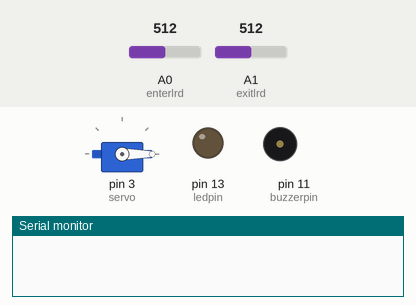
Simulated run of this sketch. Board: Arduino Uno, built with avr-gcc and run on an emulated ATmega328P. Shown: servo, output pins drawn as LEDs (lit = HIGH), buzzer (waves = sounding), the last lines printed to the serial monitor. The inputs (shaded band) are chosen by the test bench; at power-on: A0 (enterlrd) = 512, A1 (exitlrd) = 512.

Above: at 1.3 s.
1.4 s: A0 (enterlrd) set to 22
2.9 s: A0 (enterlrd) set to 17
At 5.3 s:
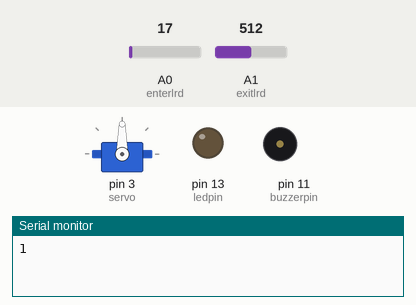
5.9 s: A0 (enterlrd) set to 122
At 6.5 s:
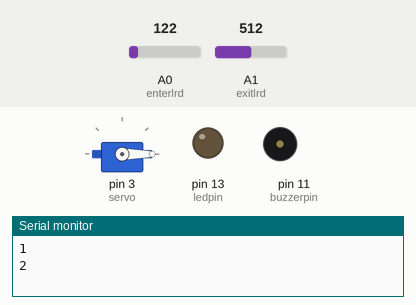
7.4 s: A0 (enterlrd) set to 10
At 8.3 s:
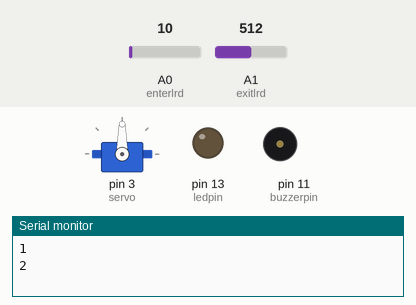
10.4 s: A1 (exitlrd) set to 11
13.4 s: A1 (exitlrd) set to 8
At 14.3 s:
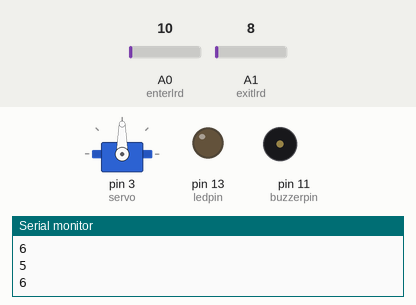
Timing chart, 0 to 17.4 s (numbered marks = the images above; inputs shaded):
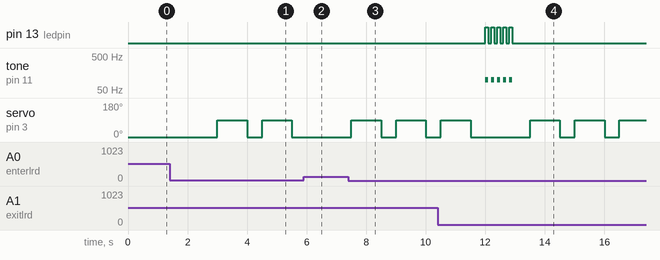

Measured:
- the behaviour switches between 20 and 19 on A0 (enterlrd) (found by bisection; images 0 and 1)
- the behaviour switches between 10 and 9 on A1 (exitlrd) (found by bisection; images 3 and 4)
- after the input at 1.4 s, every drawn part: stays the same
- after the input at 2.9 s, servo on pin 3 (servo): alternates 90° for 1.0 s and 0° for 0.50 s, starting after 0.10 s
- after the input at 5.9 s, servo on pin 3 (servo): stays 0° (without the input it goes to 90° after 0.10 s)
- after the input at 7.4 s, servo on pin 3 (servo): alternates 90° for 1.0 s and 0° for 0.50 s, starting after 0.10 s
- after the input at 13.4 s, pin 13 (ledpin): stops changing and stays LOW; tone on pin 11 (buzzerpin): stops changing and stays silent; servo on pin 3 (servo): alternates 90° for 1.0 s and 0° for 0.50 s, starting after 0.11 s
- by itself, pin 13 (ledpin): alternates HIGH for 0.10 s and LOW for 0.10 s, 10 changes in all, then stays LOW
- by itself, tone on pin 11 (buzzerpin): alternates 100 Hz for 0.10 s and silent for 0.10 s, 10 changes in all, then stays silent

The sketch:

Automatic_gate.ino
```cpp
#include <Servo.h>
#define servo 3
#define ledpin 13
#define buzzerpin 11
#define enterlrd A0
#define exitlrd A1
int counter = 0;
int enterflag = 0;
int exitflag = 0;
int Close = 0;
int Open = 90;
Servo ser;
void setup(){
 pinMode(ledpin,OUTPUT);
 pinMode(buzzerpin,OUTPUT);
 pinMode(enterlrd,INPUT);
 pinMode(exitlrd,INPUT);
 Serial.begin(9600);
 ser.attach(servo);
}

void loop(){
   ser.write(Close);
   int enterstatus = analogRead(enterlrd);
   int exitstatus = analogRead(exitlrd);
   if(enterstatus < 20){
     enterflag =  1; }
   if(enterflag == 1){
      counter++;
      if(counter <= 5){
      ser.write(Open);
      delay(1000);
      ser.write(Close);}
      Serial.println(counter);
      enterflag = 0;
     }

   if(exitstatus < 10){
     exitflag = 1 ;}
     if(exitflag == 1){
      counter--;
      if (counter >= 0 ){
      ser.write(Open); //open the gate
      delay(1000);
      ser.write(Close);}
      if(counter < 0 ){
          counter = 0;
   }
      Serial.println(counter);
      exitflag = 0;
     }

   if(counter > 5){
    counter = 5;
    Serial.println(counter);
    for(int i = 0;i<5;i++){
    tone(buzzerpin,100);
    digitalWrite(ledpin,HIGH);
    delay(100);
    noTone(buzzerpin);
    digitalWrite(ledpin,LOW);
    delay(100);
   }
   }
   delay(500);
}
```
